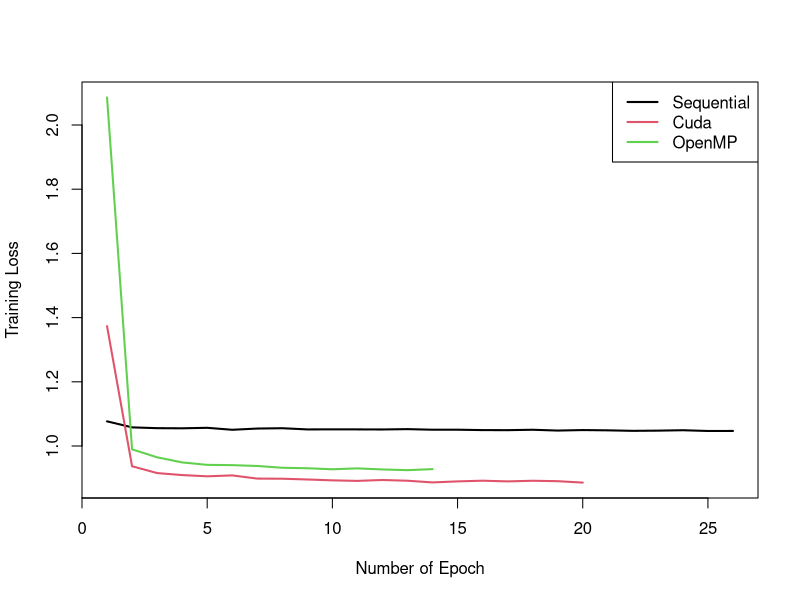
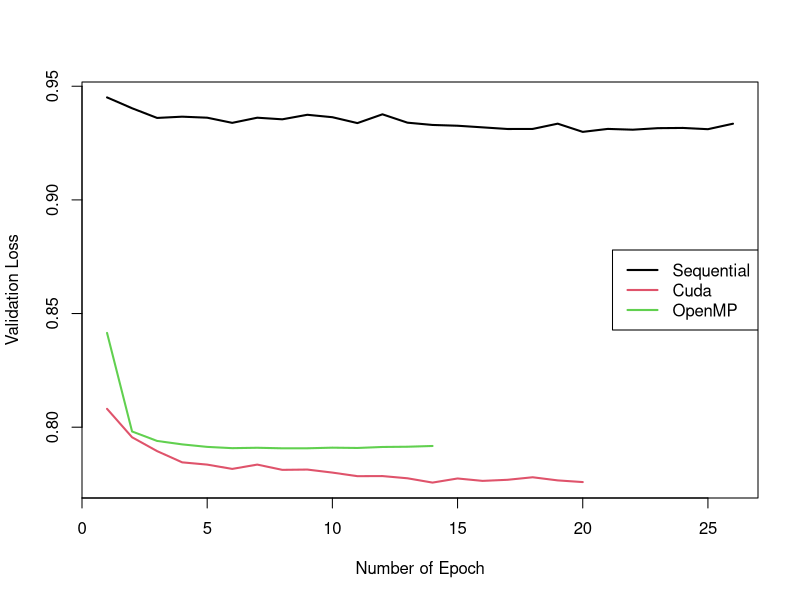
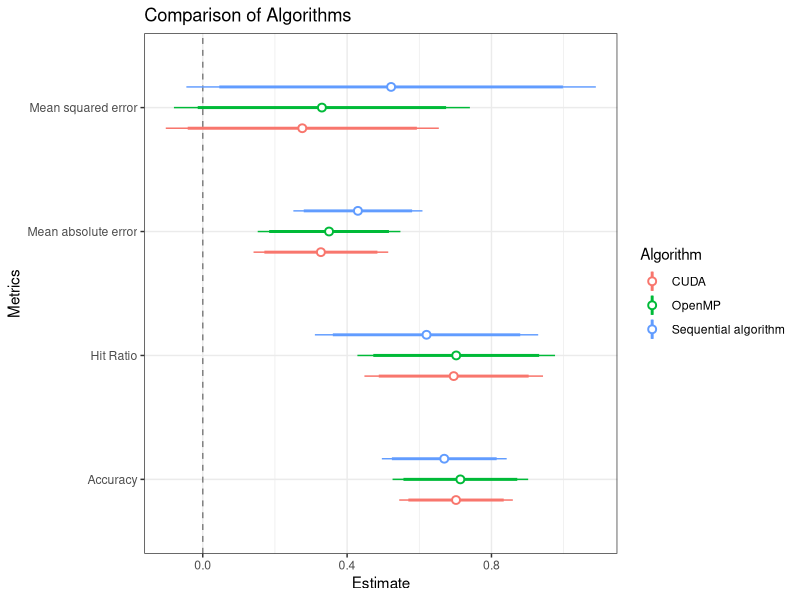

The R source for these figures, in order:
library(ggplot2)

# Cuda
cuda_loss = c(1.3733631402355129, 0.93689111362069344, 0.91562216390997675, 0.90943513039815227, 0.90553493915978123, 0.90839237429327879, 0.89844868593296767, 0.89804859597804187, 0.89566163630808815, 0.89294650195008618, 0.89129256531343626, 0.89407325882022659, 0.89177121463468523, 0.88653495932029469, 0.88972305944410424, 0.89187817670531189, 0.88975714647163784, 0.89168526544409288, 0.89036472449868409, 0.88598235974877571)
cuda_valLoss = c(0.80806828995390856, 0.79556096959461486, 0.78946638959660365, 0.78453055065553179, 0.78353461688835713, 0.78164274223535113, 0.78354178043350609, 0.78122799726148173, 0.78135497052562075, 0.78002393609263132, 0.77844687327818318, 0.77849215448851994, 0.77751679577612542, 0.77562201441202838, 0.77743307886104263, 0.77637484535367884, 0.77685708831585454, 0.77796572454902368, 0.77658879340846265, 0.77585375844240589)

# OpenMP
mp_loss = c(2.0860142872697214, 0.9895793886507972, 0.96470873422541858, 0.94888066522145675, 0.94124168347504178, 0.94033507177385234, 0.93775131500373454, 0.93218556565753485, 0.93068114104917499, 0.92750692610013286, 0.93028744879415481, 0.92693335561429036, 0.92466088274777947, 0.92795208322799816)

mp_valLoss = c(0.84147622463299998, 0.79811348312388275, 0.79394501364865333, 0.79243479143438078, 0.79133199328529513, 0.79077467066843365, 0.79094408601471955, 0.79070669729723364, 0.79071738137426473, 0.79098788910661866, 0.79085519927027104, 0.79129322889658282, 0.79139959153705675, 0.79173009575766573)

# Sequential
seq_loss = c(1.076783147585594, 1.058036088620202, 1.0555443448737516, 1.0551168598158884, 1.05667500432265, 1.050544273247153, 1.0543573314052517, 1.0553697162563518, 1.0516507674071749, 1.0518347119476836, 1.0517346988290044, 1.0514595026080891, 1.0525540688886481, 1.0507191341206179, 1.0507543346841457, 1.0495227093817825, 1.0493365861399699, 1.0506070852683762, 1.0480825689485518, 1.0496527643122915, 1.0487889635764946, 1.047232785548194, 1.0478389479952344, 1.0491301786293419, 1.046774112733744, 1.046920451592591)
seq_valLoss = c(0.94508946055034504, 0.94031213914204836, 0.93605821026013847, 0.9366118094752256, 0.93616342398119312, 0.93389519276517163, 0.93615947655199827, 0.93545188273829305, 0.93744580043206494, 0.9363785574230975, 0.93378809116646944, 0.93765381367398049, 0.93397481481490074, 0.93297016766062435, 0.93262579620025876, 0.9319136054363949, 0.93119008756823074, 0.93121627033746512, 0.93353505599745168, 0.92992675672018577, 0.93122863801848244, 0.93088368731650284, 0.93155695917605541, 0.93165850122271454, 0.93110575099510084, 0.9335181804904692)

epochs = 1:26
cuda_loss = c(cuda_loss, rep(NA,6)); cuda_valLoss = c(cuda_valLoss, rep(NA,6))
mp_loss = c(mp_loss, rep(NA,12)); mp_valLoss = c(mp_valLoss, rep(NA,12))

### Plot training loss
png("images/trainingLoss_plot.png")
plot(epochs, seq_loss, type = "l", lwd = 2, ylim = c(min(cuda_loss, seq_loss, mp_loss, na.rm = T), 
                                                     max(cuda_loss, seq_loss, mp_loss, na.rm = T)),
     xlab = "Number of Epoch", ylab = "Training Loss")
lines(epochs, cuda_loss, col = 2, lwd = 2)
lines(epochs, mp_loss, col = 3, lwd = 2)
legend("topright", legend = c("Sequential","Cuda","OpenMP"), col = 1:3, lwd = 2)
dev.off()

### Plot validation loss
png("images/validationLoss_plot.png")
plot(epochs, seq_valLoss, type = "l", lwd = 2, ylim = c(min(cuda_valLoss, seq_valLoss, mp_valLoss, na.rm = T), 
                                                     max(cuda_valLoss, seq_valLoss, mp_valLoss, na.rm = T)),
     xlab = "Number of Epoch", ylab = "Validation Loss")
lines(epochs, cuda_valLoss, col = 2, lwd = 2)
lines(epochs, mp_valLoss, col = 3, lwd = 2)
legend("right", legend = c("Sequential","Cuda","OpenMP"), col = 1:3, lwd = 2)
dev.off()

### Plot confidence intervals
xlabs = c("Accuracy", "Hit Ratio", "Mean squared error","Mean absolute error")
model1Frame <- data.frame(Metrics = xlabs,
                          Estimate = c(0.669196827979, 0.620052877771, 0.521886447239, 0.429926624148),
                          SE = c(0.1729662, 0.3093834, 0.5672855, 0.178873),
                          Algorithm = "Sequential algorithm")
model2Frame <- data.frame(Metrics = xlabs,
                          Estimate = c(0.71378405856, 0.702302216799, 0.330157280831, 0.34997900652),
                          SE = c(0.1878927,0.2737856,0.4100375,0.1977138),
                          Algorithm = "OpenMP")
model3Frame <- data.frame(Metrics = xlabs,
                          Estimate = c(.701785278569, .695375228798, .275805540997, .32731569056),
                          SE = c(0.1574084, 0.2474334, 0.3783008, 0.1866145),
                          Algorithm = "CUDA")
# Combine these data.frames
allModelFrame <- data.frame(rbind(model1Frame, model2Frame, model3Frame))  # etc.

# Specify the width of your confidence intervals
interval1 <- -qnorm((1-0.9)/2)  # 90% multiplier
interval2 <- -qnorm((1-0.95)/2)  # 95% multiplier

# Plot
png("images/error_metrics.png")
zp1 <- ggplot(allModelFrame, aes(colour = Algorithm))
zp1 <- zp1 + geom_hline(yintercept = 0, colour = gray(1/2), lty = 2)
zp1 <- zp1 + geom_linerange(aes(x = Metrics, ymin = Estimate - SE*interval1/interval2,
                                ymax = Estimate + SE*interval1/interval2),
                            lwd = 1, position = position_dodge(width = 1/2))
zp1 <- zp1 + geom_pointrange(aes(x = Metrics, y = Estimate, ymin = Estimate - SE,
                                 ymax = Estimate + SE),
                             lwd = 1/2, position = position_dodge(width = 1/2),
                             shape = 21, fill = "WHITE")
zp1 <- zp1 + coord_flip() + theme_bw()
zp1 <- zp1 + ggtitle("Comparison of Algorithms")
print(zp1)
dev.off()
